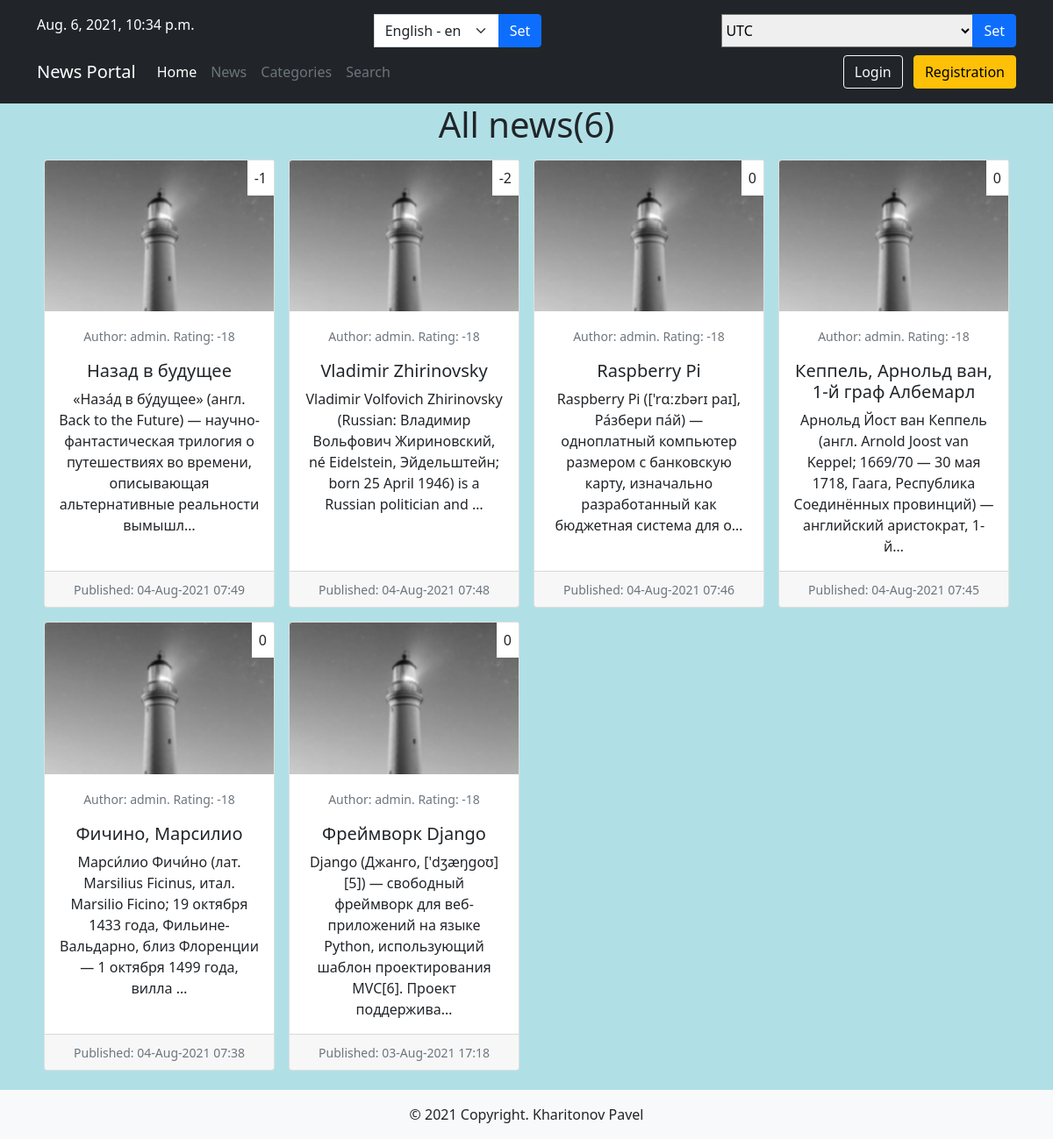
Before: / with the older database file.
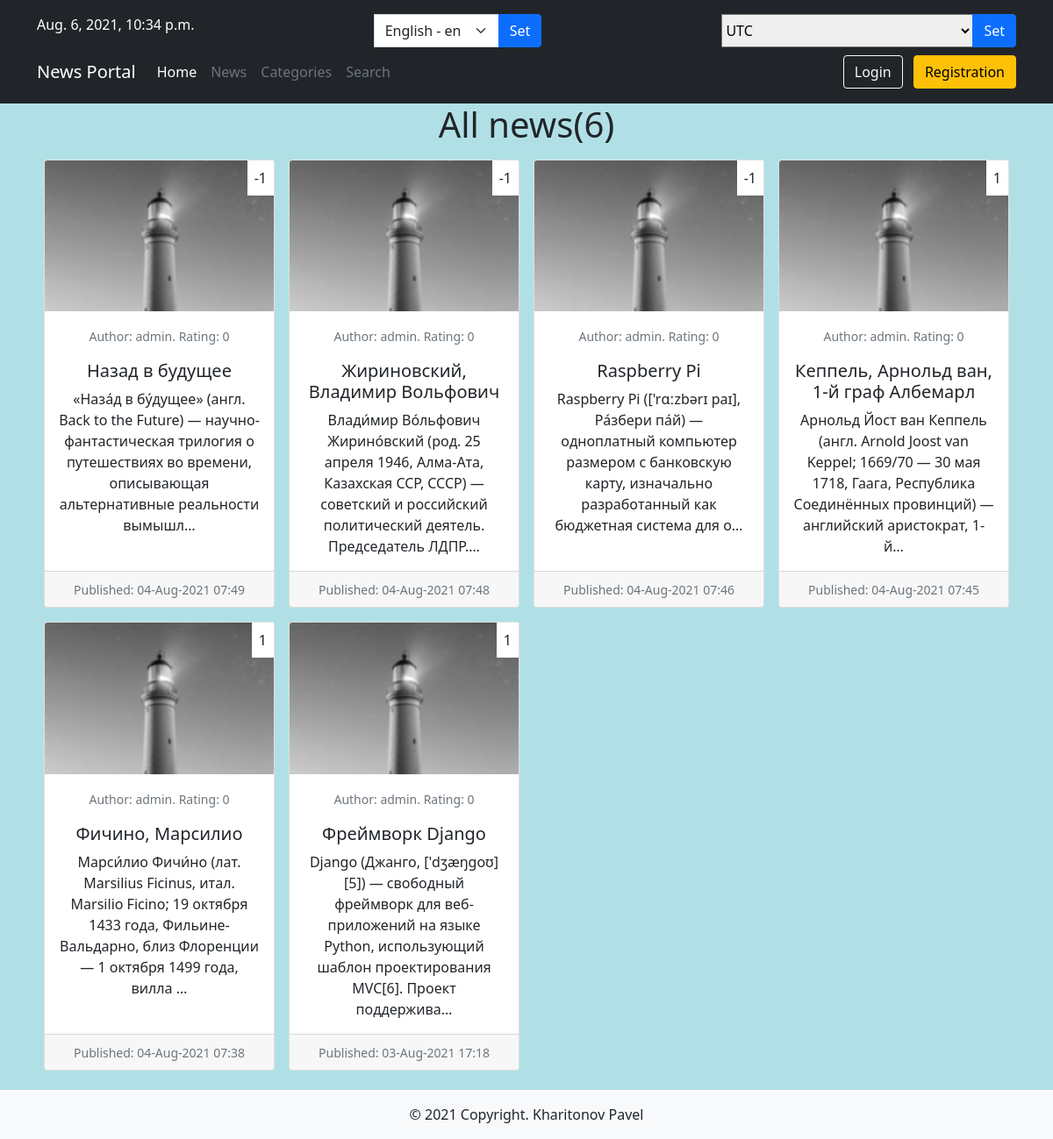
After: the same page with the newer database file.
### news/models.py (models this page shows, shortened)
class Post(models.Model):
    ARTICLE = 'AR'
    NEWS = 'NS'
    POST_CHOICES = (
        (ARTICLE, _('Article')),
        (NEWS, pgettext_lazy('Singular', 'News')),
    )
    author = models.ForeignKey(Author, on_delete=models.CASCADE, verbose_name=_('Author'))
    type_post = models.CharField(max_length=2, choices=POST_CHOICES,
                                 default=ARTICLE, verbose_name=_('Type'))
    created_at = models.DateTimeField(auto_now_add=True, verbose_name=_('Date of creation'))
    category = models.ManyToManyField(Category, through='PostCategory', verbose_name=_('Category'))
    title = models.CharField(max_length=255, verbose_name=_('Title'))
    content = models.TextField(verbose_name=_('Content'))
    rating = models.IntegerField(default=0, verbose_name=_('Rating'))
    users_with_like = models.ManyToManyField(User, blank=True, null=True, related_name='users_with_like')
    users_with_dislike = models.ManyToManyField(User, editable=False, blank=True, null=True, related_name='users_with_dislike')
    def get_absolute_url(self):
        return f'/news/{self.id}'
    class Meta:
        verbose_name = _('Publication')
        verbose_name_plural = _('Publications')
        ordering = ('-id',)

class Author(models.Model):
    user = models.OneToOneField(User, on_delete=models.CASCADE, verbose_name=_('User'))
    rating = models.IntegerField(default=0, verbose_name=_('Rating'))
    def get_rating(self):
        return self.rating
    def __str__(self):
        return f'{self.user}'
    class Meta:
        verbose_name = _('Author')
        verbose_name_plural = _('Authors')

### news/views.py (the view)
# urls.py: path('', HomeView.as_view(), name='home'),
class HomeView(ListView):
    model = Post
    template_name = 'news/posts.html'
    context_object_name = 'posts'
    ordering = ['-created_at']
    def get_context_data(self, **kwargs):
        context = super().get_context_data(**kwargs)
        context['count_post'] = Post.objects.all().count()
        return context

### news/templatetags/custom_tags.py (called while the page is built)
@register.filter(name='censor')
def censor(value):
    words = ['дурак', 'сука']
    for word in words:
        if word in value:
            value = value.replace(word, '***')
    return str(value)

@register.simple_tag(name='is_not_author', takes_context=True)
def is_not_author(context):
    request = context["request"]
    is_not_author = not request.user.groups.filter(name='authors').exists()
    return is_not_author

@register.simple_tag(name='get_current_time')
def get_current_time():
    return timezone.now()

@register.simple_tag(name='get_timezones')
def get_timezones():
    return pytz.common_timezones

### news/templates/news/posts.html (shortened to what this page needs)
{% extends 'default.html' %}
{% load i18n %}
{% block content %}
<h1 class="text-center">{% trans "All news" %}({{ count_post }})</h1>
{% if posts %}
<div class="card-group text-left">
  {% for post in posts %}
  {% block card %}
    {% include 'news/inc/_card.html' %}
  {% endblock card%}
  {% endfor %}
</div>
  {% else %}
    <div class="alert alert-primary" role="alert">
      {% trans "No news yet" %}
    </div>
  {% endif %}
{% endblock content %}

### templates/default.html (shortened to what this page needs)
{% load static %}
{% load custom_tags %}
{% load i18n %}
{% load tz %}
{% is_not_author as is_not_author %}
<!doctype html>
<html lang="en">
  <head>
      <link href="{% static 'css/bootstrap.min.css' %}" rel="stylesheet">
  </head>
  <body>
  <header class="p-3 bg-dark text-white">
    <div class="container mb-2">
        <div class="btn-toolbar justify-content-between">
          {% get_current_timezone as TIME_ZONE %}
          {% get_timezones as timezones %}
          {% get_current_time as current_time %}
          <div>{{ current_time|timezone:TIME_ZONE }}</div>
          <form action="{% url 'set_language' %}" method="POST"> {% csrf_token %}
            <div class="input-group">
              <select name="language" id="" class="form-select">
                {% get_available_languages as LANGUAGES %}
                {% get_language_info_list for LANGUAGES as languages %}
                {% get_current_language as LANGUAGE_CODE %}
                {% for language in languages %}
                <option value="{{ language.code }}" {% if language.code == LANGUAGE_CODE %} selected {% endif %} >
                  {{ language.name_local }} - {{ language.code }}
                </option>
                {% endfor %}
              </select>
              <input type="submit" value="{% trans 'Set' %}" class="btn btn-primary">
            </div>
          </form>
          <form action="{% url 'set_timezone' %}" method="POST">
              <div class="input-group">
                <select name="timezone">
                    {% for tz in timezones %}
                    <option value="{{ tz }}"{% if tz == TIME_ZONE %} selected{% endif %}>{{ tz }}</option>
                    {% endfor %}
                </select>
                <input type="submit" value="{% trans 'Set' %}" class="btn btn-primary">
              </div>
          </form>
      </div>
    </div>
    <div class="container">
      <div class="d-flex flex-wrap align-items-center justify-content-center justify-content-lg-start">
        <a href="/" class="navbar-brand d-flex align-items-center mb-2 mb-lg-0 text-white text-decoration-none">
          News Portal
        </a>
        {% with request.resolver_match.url_name as url_name %}
        <ul class="nav col-12 col-lg-auto me-lg-auto mb-2 justify-content-center mb-md-0">
          <li><a href="{% url 'home' %}" class="nav-link px-2 {% if url_name == 'home' %}text-white{% else %}text-secondary{% endif %}">{% trans "Home" %}</a></li>
          <li><a href="{% url 'news' %}" class="nav-link px-2 {% if url_name == 'news' %}text-white{% else %}text-secondary{% endif %}">{% trans "News" %}</a></li>
          <li><a href="{% url 'categories_list' %}" class="nav-link px-2 {% if url_name == 'categories_list' %}text-white{% else %}text-secondary{% endif %}">{% trans "Categories" %}</a></li>
          <li><a href="{% url 'post_search' %}" class="nav-link px-2 {% if url_name == 'post_search' %}text-white{% else %}text-secondary{% endif %}">{% trans "Search" %}</a></li>
        </ul>
        {% endwith %}
        {% if request.user.is_authenticated %}
          {% if is_not_author %}
          <div class="col-12 col-lg-auto mb-3 mb-lg-0 me-lg-3">
            <a href="{% url 'upgrade' %}" class="btn btn-light btn-outline-primary">{% trans "Become an author" %}! </a>
          </div>
          {% endif %}
        <div class="text-end">
          <a class="btn btn-outline-light dropdown-toggle" data-bs-toggle="dropdown" href="#" role="button" aria-expanded="false">{{ request.user.username }}</a>
          <ul class="dropdown-menu">
            {% if user.is_superuser %}
            <li><a class="dropdown-item" href="/admin">{% trans "Admin panel" %}</a></li>
            {% endif %}
            <li><a class="dropdown-item" href="{% url 'account_change_password' %}">{% trans "Change password" %}</a></li>
            <li><hr class="dropdown-divider"></li>
            <li><a class="dropdown-item" href="{% url 'account_logout' %}">{% trans "Logout" %}</a></li>
          </ul>
        </div>
          {% else %}
        <div class="text-end">
          <a href="{% url 'account_login' %}" class="btn btn-outline-light me-2">{% trans "Login" %}</a>
          <a href="{% url 'account_signup' %}" class="btn btn-warning">{% trans "Registration" %}</a>
        </div>
        {% endif %}
      </div>
    </div>
  </header>
  <main class="container" style="margin-bottom: 70px;">
    {% block content %}
    {% endblock content %}
  </main>
  <footer class="bg-light fixed-bottom">
    <div class="text-center py-3">© 2021 Copyright.
      <span>Kharitonov Pavel</span>
    </div>
  </footer>
  </body>
</html>

### news/templates/news/inc/_card.html (shortened to what this page needs)
{% load custom_tags %}
{% load i18n %}
  <div class="col-12 col-md-6 col-lg-4 col-xl-3 p-2 text-center">
    <div class="card h-100" >
      <span class="position-absolute top-0 end-0 p-2 bg-white">
        <span class="text-dark">{{ post.rating }}</span>
      </span>
      <img src="/media/photo.jpg" class="card-img-top" alt="{{ post.title|censor }}">
      <div class="card-body">
        <p class="card-text"><small class="text-muted">{% trans "Author" %}: {{ post.author }}. {% trans "Rating" %}: {{ post.author.get_rating }}</small></p>
        <h5 class="card-title"><a href="{{ post.get_absolute_url }}" class="text-dark text-decoration-none">{{ post.title|censor }}</a></h5>
        <p class="card-text">{{ post.content|censor|truncatechars:150 }}</p>
      </div>
      <div class="card-footer">
        <small class="text-muted">{% trans "Published" %}: {{ post.created_at|date:'d-M-Y H:i'  }}</small>
      </div>
    </div>
  </div>

### news/templates/news/posts.html (style rules this page uses)
.card { transition: .1s; }

Changed rows visible on the page:
changed through a linked row, Post "Назад в будущее": author.get_rating "-18" → "0"
changed Post: rating "-2" → "-1"; author.get_rating "-18" → "0"; title|censor "Vladimir Zhirinovsky" → "Жириновский, Владимир Вольфович"; content|censor "Vladimir Volfovich Zhirinovsky (Russian: Владимир Вольфович Жириновский, né Eidelstein, Эйдельштейн; born 25 April 1946) is a Russian politician and …" → "Влади́мир Во́льфович Жирино́вский (род. 25 апреля 1946, Алма-Ата, Казахская ССР, СССР) — советский и российский политический деятель. Председатель ЛДПР.…"
changed Post "Raspberry Pi": rating "0" → "-1"; author.get_rating "-18" → "0"
changed Post "Кеппель, Арнольд ван, 1-й граф Албемарл": rating "0" → "1"; author.get_rating "-18" → "0"
changed Post "Фичино, Марсилио": rating "0" → "1"; author.get_rating "-18" → "0"
changed Post "Фреймворк Django": rating "0" → "1"; author.get_rating "-18" → "0"
